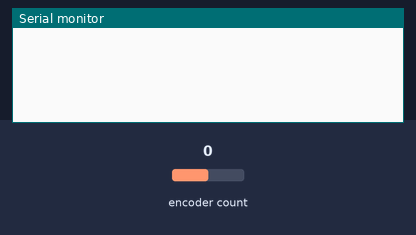
The sketch below on a simulated Arduino Uno, built with avr-gcc and run on an emulated ATmega328P. On the bench: the last lines printed to the serial monitor. Inputs (shaded band) come from the test bench; at power-on: encoder count 0.

Above: at 1.2 s.
1.3 s: encoder count set to 1
At 2.5 s:
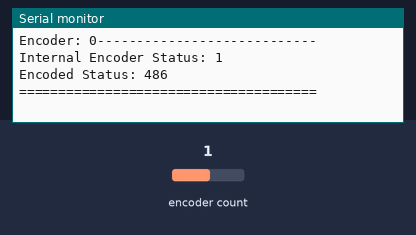
2.8 s: encoder count set to 2
At 2.87 s:
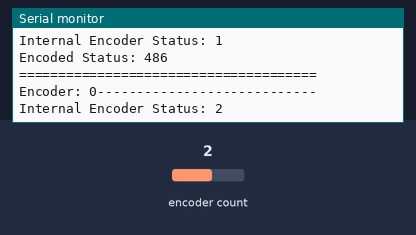

The sketch:

encoder.ino
```cpp
/**
 * Tested with encoder KY-040
 */
#include <Encoder.h>

const long ENCODER_MIN = 0;
const long ENCODER_MAX = 1023;
const long ENCODER_STEP = 25;
const int RIGHT_ROTATION = -1;
const int LEFT_ROTATION = 1;
const int SIZE_OF_ENCODERS = 1;
// Encoder(CLK_pin, DT_pin)
Encoder encoders[SIZE_OF_ENCODERS] = { Encoder(2, 3) };
long encoderStatus[SIZE_OF_ENCODERS] = { 0 };
long encodedValues[SIZE_OF_ENCODERS] = { ENCODER_MAX/2 };


void setup(){
  Serial.begin(9600);
}

void stepEncoder( int encoderIndex, int rORl ){
  encodedValues[encoderIndex] += (rORl)*ENCODER_STEP;
  if( encodedValues[encoderIndex] > ENCODER_MAX ){
    encodedValues[encoderIndex] = ENCODER_MAX;
  }else if( encodedValues[encoderIndex] < ENCODER_MIN ){
    encodedValues[encoderIndex] = ENCODER_MIN;
  }
}

void readFromEncoder( int encoderIndex ){
  long enc_pos = encoders[encoderIndex].read();
  enc_pos /= 4;

  if( enc_pos > encoderStatus[encoderIndex] ){ // right
    encoderStatus[encoderIndex] = enc_pos;
    stepEncoder( encoderIndex, RIGHT_ROTATION );

    printDebugInfo( encoderIndex );
  }else if( enc_pos < encoderStatus[encoderIndex] ){ // left
    encoderStatus[encoderIndex] = enc_pos;
    stepEncoder( encoderIndex, LEFT_ROTATION );

    printDebugInfo( encoderIndex );
  }
}

void printDebugInfo( int encoderIndex ){
  Serial.print("Encoder: ");
  Serial.print(encoderIndex);
  Serial.println("----------------------------");
  Serial.print("Internal Encoder Status: ");
  Serial.println(encoderStatus[encoderIndex]);
  Serial.print("Encoded Status: ");
  Serial.println(encodedValues[encoderIndex]);
  Serial.println("======================================");
}

void loop(){
  for( int i=0; i<SIZE_OF_ENCODERS; i++ ){
    readFromEncoder(i);
  }
}
```

Measured:
- after the input at 1.3 s, the serial monitor: prints a new line at once (image 1)
- after the input at 2.8 s, the serial monitor: prints a new line at once (image 2)
